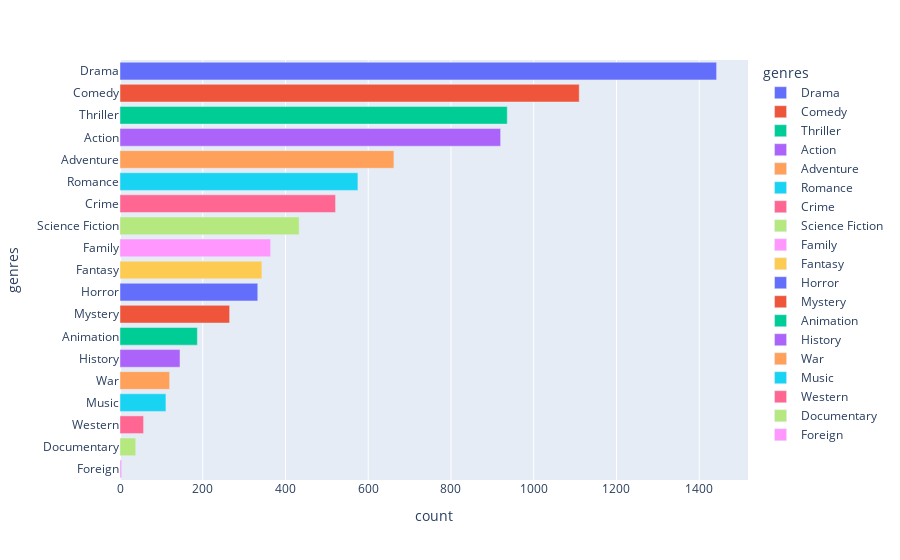

Notebook cell for this chart:
### Code cell
popular_genres = genre_dummies.sum().sort_values(ascending = False).reset_index()
popular_genres.columns = ['genres' , 'count']
popular_genres
px.bar(data_frame = popular_genres , x = 'count' ,  y = 'genres'  , color = 'genres' )

### Figure 1 — Plotly figure (JSON) as saved in the notebook; plotly's stock layout.template omitted (floating-point values rounded to 4 significant figures)
{"data": [{"alignmentgroup": "True", "hovertemplate": "genres=%{y}<br>count=%{x}<extra></extra>", "legendgroup": "Drama", "marker": {"color": "#636efa", "pattern": {"shape": ""}}, "name": "Drama", "offsetgroup": "Drama", "orientation": "h", "showlegend": true, "textposition": "auto", "type": "bar", "x": [1442], "xaxis": "x", "y": ["Drama"], "yaxis": "y"}, {"alignmentgroup": "True", "hovertemplate": "genres=%{y}<br>count=%{x}<extra></extra>", "legendgroup": "Comedy", "marker": {"color": "#EF553B", "pattern": {"shape": ""}}, "name": "Comedy", "offsetgroup": "Comedy", "orientation": "h", "showlegend": true, "textposition": "auto", "type": "bar", "x": [1110], "xaxis": "x", "y": ["Comedy"], "yaxis": "y"}, {"alignmentgroup": "True", "hovertemplate": "genres=%{y}<br>count=%{x}<extra></extra>", "legendgroup": "Thriller", "marker": {"color": "#00cc96", "pattern": {"shape": ""}}, "name": "Thriller", "offsetgroup": "Thriller", "orientation": "h", "showlegend": true, "textposition": "auto", "type": "bar", "x": [936], "xaxis": "x", "y": ["Thriller"], "yaxis": "y"}, {"alignmentgroup": "True", "hovertemplate": "genres=%{y}<br>count=%{x}<extra></extra>", "legendgroup": "Action", "marker": {"color": "#ab63fa", "pattern": {"shape": ""}}, "name": "Action", "offsetgroup": "Action", "orientation": "h", "showlegend": true, "textposition": "auto", "type": "bar", "x": [920], "xaxis": "x", "y": ["Action"], "yaxis": "y"}, {"alignmentgroup": "True", "hovertemplate": "genres=%{y}<br>count=%{x}<extra></extra>", "legendgroup": "Adventure", "marker": {"color": "#FFA15A", "pattern": {"shape": ""}}, "name": "Adventure", "offsetgroup": "Adventure", "orientation": "h", "showlegend": true, "textposition": "auto", "type": "bar", "x": [662], "xaxis": "x", "y": ["Adventure"], "yaxis": "y"}, {"alignmentgroup": "True", "hovertemplate": "genres=%{y}<br>count=%{x}<extra></extra>", "legendgroup": "Romance", "marker": {"color": "#19d3f3", "pattern": {"shape": ""}}, "name": "Romance", "offsetgroup": "Romance", "orientation": "h", "showlegend": true, "textposition": "auto", "type": "bar", "x": [575], "xaxis": "x", "y": ["Romance"], "yaxis": "y"}, {"alignmentgroup": "True", "hovertemplate": "genres=%{y}<br>count=%{x}<extra></extra>", "legendgroup": "Crime", "marker": {"color": "#FF6692", "pattern": {"shape": ""}}, "name": "Crime", "offsetgroup": "Crime", "orientation": "h", "showlegend": true, "textposition": "auto", "type": "bar", "x": [521], "xaxis": "x", "y": ["Crime"], "yaxis": "y"}, {"alignmentgroup": "True", "hovertemplate": "genres=%{y}<br>count=%{x}<extra></extra>", "legendgroup": "Science Fiction", "marker": {"color": "#B6E880", "pattern": {"shape": ""}}, "name": "Science Fiction", "offsetgroup": "Science Fiction", "orientation": "h", "showlegend": true, "textposition": "auto", "type": "bar", "x": [433], "xaxis": "x", "y": ["Science Fiction"], "yaxis": "y"}, {"alignmentgroup": "True", "hovertemplate": "genres=%{y}<br>count=%{x}<extra></extra>", "legendgroup": "Family", "marker": {"color": "#FF97FF", "pattern": {"shape": ""}}, "name": "Family", "offsetgroup": "Family", "orientation": "h", "showlegend": true, "textposition": "auto", "type": "bar", "x": [364], "xaxis": "x", "y": ["Family"], "yaxis": "y"}, {"alignmentgroup": "True", "hovertemplate": "genres=%{y}<br>count=%{x}<extra></extra>", "legendgroup": "Fantasy", "marker": {"color": "#FECB52", "pattern": {"shape": ""}}, "name": "Fantasy", "offsetgroup": "Fantasy", "orientation": "h", "showlegend": true, "textposition": "auto", "type": "bar", "x": [343], "xaxis": "x", "y": ["Fantasy"], "yaxis": "y"}, {"alignmentgroup": "True", "hovertemplate": "genres=%{y}<br>count=%{x}<extra></extra>", "legendgroup": "Horror", "marker": {"color": "#636efa", "pattern": {"shape": ""}}, "name": "Horror", "offsetgroup": "Horror", "orientation": "h", "showlegend": true, "textposition": "auto", "type": "bar", "x": [333], "xaxis": "x", "y": ["Horror"], "yaxis": "y"}, {"alignmentgroup": "True", "hovertemplate": "genres=%{y}<br>count=%{x}<extra></extra>", "legendgroup": "Mystery", "marker": {"color": "#EF553B", "pattern": {"shape": ""}}, "name": "Mystery", "offsetgroup": "Mystery", "orientation": "h", "showlegend": true, "textposition": "auto", "type": "bar", "x": [265], "xaxis": "x", "y": ["Mystery"], "yaxis": "y"}, {"alignmentgroup": "True", "hovertemplate": "genres=%{y}<br>count=%{x}<extra></extra>", "legendgroup": "Animation", "marker": {"color": "#00cc96", "pattern": {"shape": ""}}, "name": "Animation", "offsetgroup": "Animation", "orientation": "h", "showlegend": true, "textposition": "auto", "type": "bar", "x": [187], "xaxis": "x", "y": ["Animation"], "yaxis": "y"}, {"alignmentgroup": "True", "hovertemplate": "genres=%{y}<br>count=%{x}<extra></extra>", "legendgroup": "History", "marker": {"color": "#ab63fa", "pattern": {"shape": ""}}, "name": "History", "offsetgroup": "History", "orientation": "h", "showlegend": true, "textposition": "auto", "type": "bar", "x": [145], "xaxis": "x", "y": ["History"], "yaxis": "y"}, {"alignmentgroup": "True", "hovertemplate": "genres=%{y}<br>count=%{x}<extra></extra>", "legendgroup": "War", "marker": {"color": "#FFA15A", "pattern": {"shape": ""}}, "name": "War", "offsetgroup": "War", "orientation": "h", "showlegend": true, "textposition": "auto", "type": "bar", "x": [120], "xaxis": "x", "y": ["War"], "yaxis": "y"}, {"alignmentgroup": "True", "hovertemplate": "genres=%{y}<br>count=%{x}<extra></extra>", "legendgroup": "Music", "marker": {"color": "#19d3f3", "pattern": {"shape": ""}}, "name": "Music", "offsetgroup": "Music", "orientation": "h", "showlegend": true, "textposition": "auto", "type": "bar", "x": [111], "xaxis": "x", "y": ["Music"], "yaxis": "y"}, {"alignmentgroup": "True", "hovertemplate": "genres=%{y}<br>count=%{x}<extra></extra>", "legendgroup": "Western", "marker": {"color": "#FF6692", "pattern": {"shape": ""}}, "name": "Western", "offsetgroup": "Western", "orientation": "h", "showlegend": true, "textposition": "auto", "type": "bar", "x": [57], "xaxis": "x", "y": ["Western"], "yaxis": "y"}, {"alignmentgroup": "True", "hovertemplate": "genres=%{y}<br>count=%{x}<extra></extra>", "legendgroup": "Documentary", "marker": {"color": "#B6E880", "pattern": {"shape": ""}}, "name": "Documentary", "offsetgroup": "Documentary", "orientation": "h", "showlegend": true, "textposition": "auto", "type": "bar", "x": [38], "xaxis": "x", "y": ["Documentary"], "yaxis": "y"}, {"alignmentgroup": "True", "hovertemplate": "genres=%{y}<br>count=%{x}<extra></extra>", "legendgroup": "Foreign", "marker": {"color": "#FF97FF", "pattern": {"shape": ""}}, "name": "Foreign", "offsetgroup": "Foreign", "orientation": "h", "showlegend": true, "textposition": "auto", "type": "bar", "x": [4], "xaxis": "x", "y": ["Foreign"], "yaxis": "y"}], "layout": {"barmode": "relative", "legend": {"title": {"text": "genres"}, "tracegroupgap": 0}, "margin": {"t": 60}, "xaxis": {"anchor": "y", "domain": [0, 1], "title": {"text": "count"}}, "yaxis": {"anchor": "x", "categoryarray": ["Foreign", "Documentary", "Western", "Music", "War", "History", "Animation", "Mystery", "Horror", "Fantasy", "Family", "Science Fiction", "Crime", "Romance", "Adventure", "Action", "Thriller", "Comedy", "Drama"], "categoryorder": "array", "domain": [0, 1], "title": {"text": "genres"}}}}
